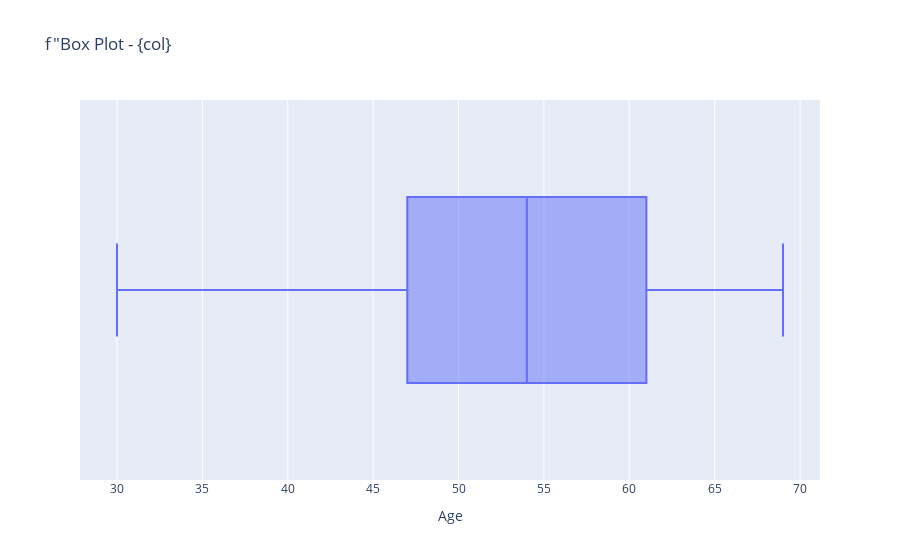
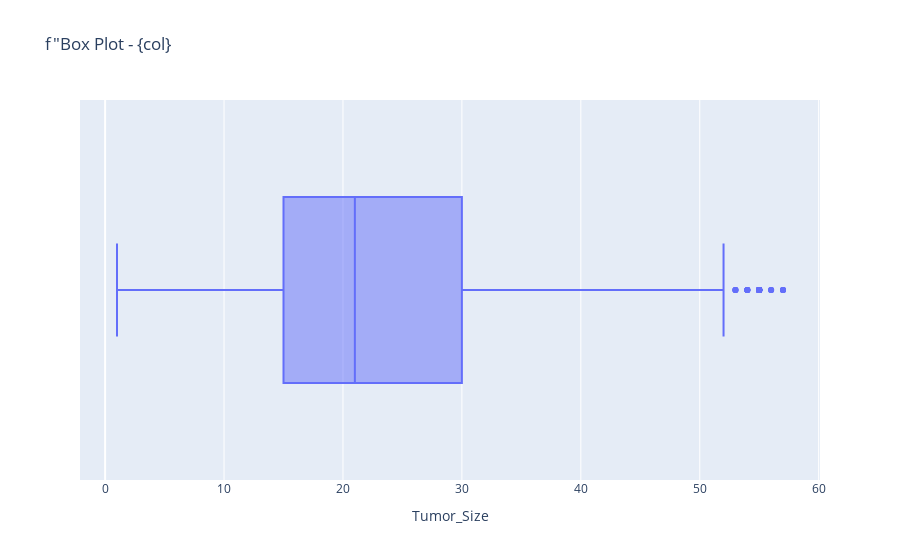
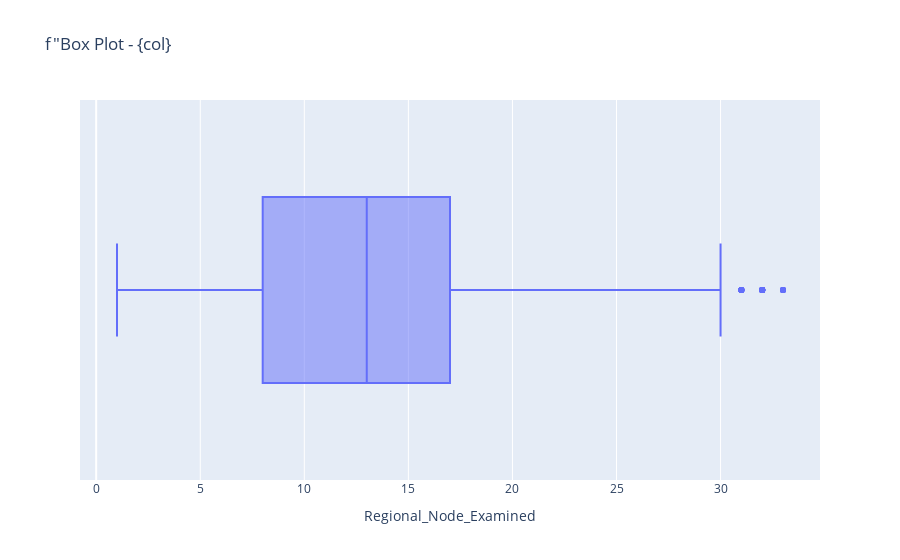
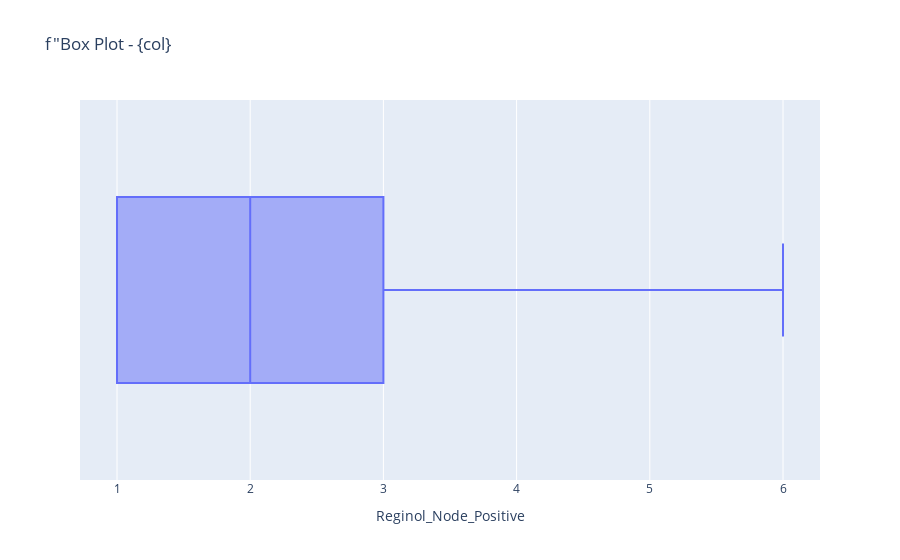

These figures' notebook cell, in order:
### Code cell
for col in outl_cols:
    fig = px.box(df,x=col,title='f"Box Plot - {col}')
    fig.show()

### Figure 1 — Plotly figure (JSON) as saved in the notebook; plotly's stock layout.template omitted (floating-point values rounded to 4 significant figures; data arrays with more than 128 entries replaced by an {"elided": "..."} marker saying what was removed)
{"data": [{"alignmentgroup": "True", "hovertemplate": "Age=%{x}<extra></extra>", "legendgroup": "", "marker": {"color": "#636efa"}, "name": "", "notched": false, "offsetgroup": "", "orientation": "h", "showlegend": false, "type": "box", "x": {"elided": "2924 float values"}, "x0": " ", "xaxis": "x", "y0": " ", "yaxis": "y"}], "layout": {"boxmode": "group", "legend": {"tracegroupgap": 0}, "title": {"text": "f\"Box Plot - {col}"}, "xaxis": {"anchor": "y", "domain": [0, 1], "title": {"text": "Age"}}, "yaxis": {"anchor": "x", "domain": [0, 1]}}}

### Figure 2 — Plotly figure (JSON) as saved in the notebook; plotly's stock layout.template omitted (floating-point values rounded to 4 significant figures; data arrays with more than 128 entries replaced by an {"elided": "..."} marker saying what was removed)
{"data": [{"alignmentgroup": "True", "hovertemplate": "Tumor_Size=%{x}<extra></extra>", "legendgroup": "", "marker": {"color": "#636efa"}, "name": "", "notched": false, "offsetgroup": "", "orientation": "h", "showlegend": false, "type": "box", "x": {"elided": "2924 float values"}, "x0": " ", "xaxis": "x", "y0": " ", "yaxis": "y"}], "layout": {"boxmode": "group", "legend": {"tracegroupgap": 0}, "title": {"text": "f\"Box Plot - {col}"}, "xaxis": {"anchor": "y", "domain": [0, 1], "title": {"text": "Tumor_Size"}}, "yaxis": {"anchor": "x", "domain": [0, 1]}}}

### Figure 3 — Plotly figure (JSON) as saved in the notebook; plotly's stock layout.template omitted (floating-point values rounded to 4 significant figures; data arrays with more than 128 entries replaced by an {"elided": "..."} marker saying what was removed)
{"data": [{"alignmentgroup": "True", "hovertemplate": "Regional_Node_Examined=%{x}<extra></extra>", "legendgroup": "", "marker": {"color": "#636efa"}, "name": "", "notched": false, "offsetgroup": "", "orientation": "h", "showlegend": false, "type": "box", "x": {"elided": "2924 float values"}, "x0": " ", "xaxis": "x", "y0": " ", "yaxis": "y"}], "layout": {"boxmode": "group", "legend": {"tracegroupgap": 0}, "title": {"text": "f\"Box Plot - {col}"}, "xaxis": {"anchor": "y", "domain": [0, 1], "title": {"text": "Regional_Node_Examined"}}, "yaxis": {"anchor": "x", "domain": [0, 1]}}}

### Figure 4 — Plotly figure (JSON) as saved in the notebook; plotly's stock layout.template omitted (floating-point values rounded to 4 significant figures; data arrays with more than 128 entries replaced by an {"elided": "..."} marker saying what was removed)
{"data": [{"alignmentgroup": "True", "hovertemplate": "Reginol_Node_Positive=%{x}<extra></extra>", "legendgroup": "", "marker": {"color": "#636efa"}, "name": "", "notched": false, "offsetgroup": "", "orientation": "h", "showlegend": false, "type": "box", "x": {"elided": "2924 int values"}, "x0": " ", "xaxis": "x", "y0": " ", "yaxis": "y"}], "layout": {"boxmode": "group", "legend": {"tracegroupgap": 0}, "title": {"text": "f\"Box Plot - {col}"}, "xaxis": {"anchor": "y", "domain": [0, 1], "title": {"text": "Reginol_Node_Positive"}}, "yaxis": {"anchor": "x", "domain": [0, 1]}}}
